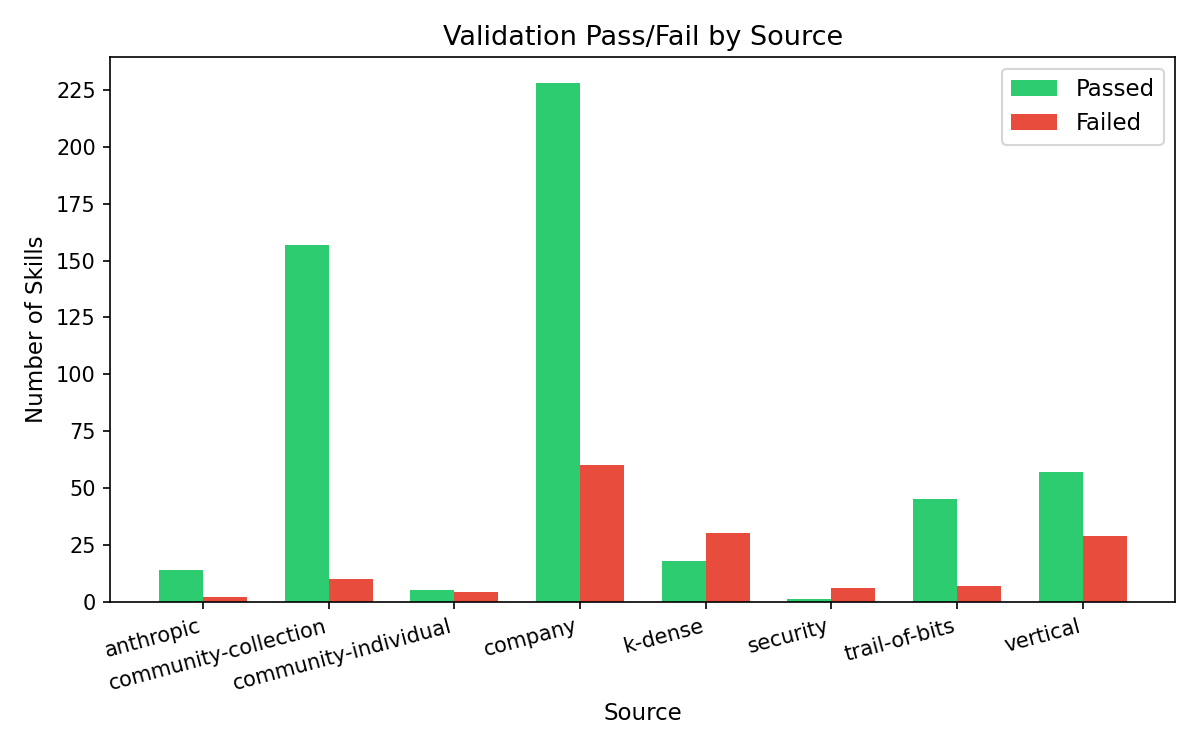
#> input picture paper/figures/pass_fail_by_source.png, 1200 x 750 px
$ python generate_og_image.py
#> lines starting #> are read from the running program, lines starting #| are printed output that depends on the picture
"""Generate OG image (1200x630) with chart and title overlay."""
from PIL import Image, ImageDraw, ImageFont
import os

SCRIPT_DIR = os.path.dirname(os.path.abspath(__file__))
CHART_PATH = os.path.join(SCRIPT_DIR, "..", "paper", "figures", "pass_fail_by_source.png")
OUTPUT_PATH = os.path.join(SCRIPT_DIR, "og-image.png")

WIDTH, HEIGHT = 1200, 630
BG_COLOR = (15, 23, 42)  # dark slate
ACCENT = (59, 130, 246)  # blue
TEXT_COLOR = (255, 255, 255)
SUBTEXT_COLOR = (148, 163, 184)  # slate-400

img = Image.new("RGB", (WIDTH, HEIGHT), BG_COLOR)
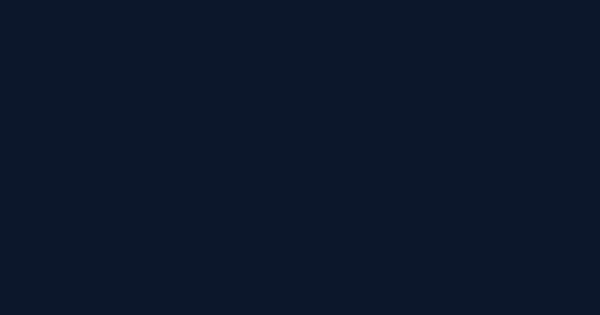
#> img: PIL image 1200x630 RGB (shown at 1/2 size); mean R, G, B 15, 23, 42
draw = ImageDraw.Draw(img)

# Load chart and place on right side
chart = Image.open(CHART_PATH)
#> chart is the input picture: PIL image 1200x750 RGBA; mean R, G, B, A 237.8, 244.4, 238.8, 255
# Scale chart to fit right portion (roughly 55% of width, with padding)
chart_area_w = 640
chart_area_h = 480
chart.thumbnail((chart_area_w, chart_area_h), Image.LANCZOS)
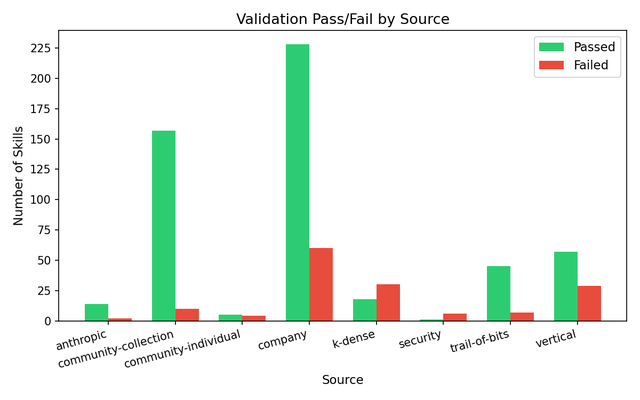
#> chart: PIL image 640x400 RGBA; mean R, G, B, A 237.4, 244.1, 238.4, 255
# Center chart in right half
chart_x = WIDTH - chart.width - 40
chart_y = (HEIGHT - chart.height) // 2
# Add white background behind chart for readability
chart_bg = Image.new("RGB", (chart.width + 20, chart.height + 20), (255, 255, 255))
#> chart_bg: PIL image 660x420 RGB; every value is 255
img.paste(chart_bg, (chart_x - 10, chart_y - 10))
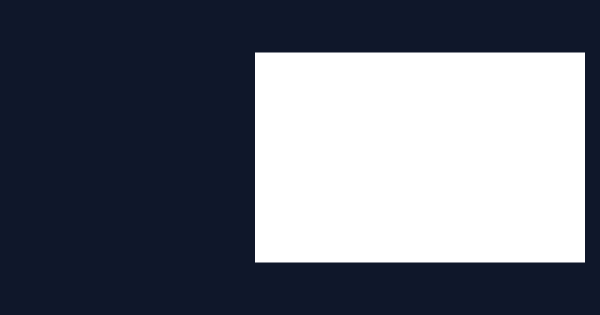
#> img: PIL image 1200x630 RGB (shown at 1/2 size); mean R, G, B 103, 108.1, 120.1
img.paste(chart, (chart_x, chart_y))
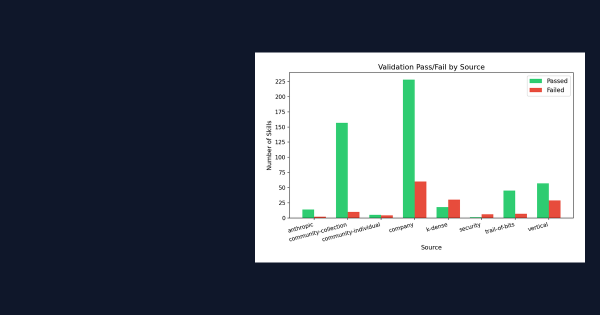
#> img: PIL image 1200x630 RGB (shown at 1/2 size); mean R, G, B 97, 104.4, 114.5

# Text on left side
left_margin = 50
max_text_width = 480

# Try to load a good font, fall back to default
def load_font(size, bold=False):
    # Try common macOS system fonts
#> called with size = 36, bold = True
    candidates = [
        "/System/Library/Fonts/SFPro-Bold.otf" if bold else "/System/Library/Fonts/SFPro-Regular.otf",
        "/System/Library/Fonts/Supplemental/Arial Bold.ttf" if bold else "/System/Library/Fonts/Supplemental/Arial.ttf",
        "/System/Library/Fonts/Helvetica.ttc",
    ]
    for path in candidates:
        if os.path.exists(path):
            try:
                return ImageFont.truetype(path, size)
            except Exception:
                continue
    return ImageFont.load_default()

font_title = load_font(36, bold=True)
font_subtitle = load_font(18)
font_stats = load_font(44, bold=True)
font_stat_label = load_font(16)

# Title
draw.text((left_margin, 40), "Agent Skill", fill=TEXT_COLOR, font=font_title)
draw.text((left_margin, 82), "Analysis", fill=TEXT_COLOR, font=font_title)

# Subtitle
draw.text((left_margin, 135), "673 skills from 41 repositories", fill=SUBTEXT_COLOR, font=font_subtitle)

# Accent line
draw.rectangle([left_margin, 170, left_margin + 60, 174], fill=ACCENT)

# Key stats
stats = [
    ("22%", "fail validation"),
    ("52%", "token waste"),
    ("3.12", "mean novelty (of 5)"),
]

y = 200
for value, label in stats:
    draw.text((left_margin, y), value, fill=ACCENT, font=font_stats)
    # Get width of value text to place label next to it
    bbox = draw.textbbox((0, 0), value, font=font_stats)
    val_width = bbox[2] - bbox[0]
    draw.text((left_margin + val_width + 12, y + 16), label, fill=SUBTEXT_COLOR, font=font_stat_label)
    y += 65
#> this loop made 3 passes
#> (bbox, val_width) on passes 1 to 3: ((0, 2, 19, 10), 19), ((0, 2, 19, 10), 19), ((0, 2, 20, 10), 20)
#> after the loop, y = 395

# Bottom tagline
draw.text((left_margin, HEIGHT - 60), "agentskillreport.com", fill=SUBTEXT_COLOR, font=font_subtitle)

# Subtle border
draw.rectangle([0, 0, WIDTH - 1, HEIGHT - 1], outline=(30, 41, 59), width=1)

img.save(OUTPUT_PATH, "PNG", optimize=True)
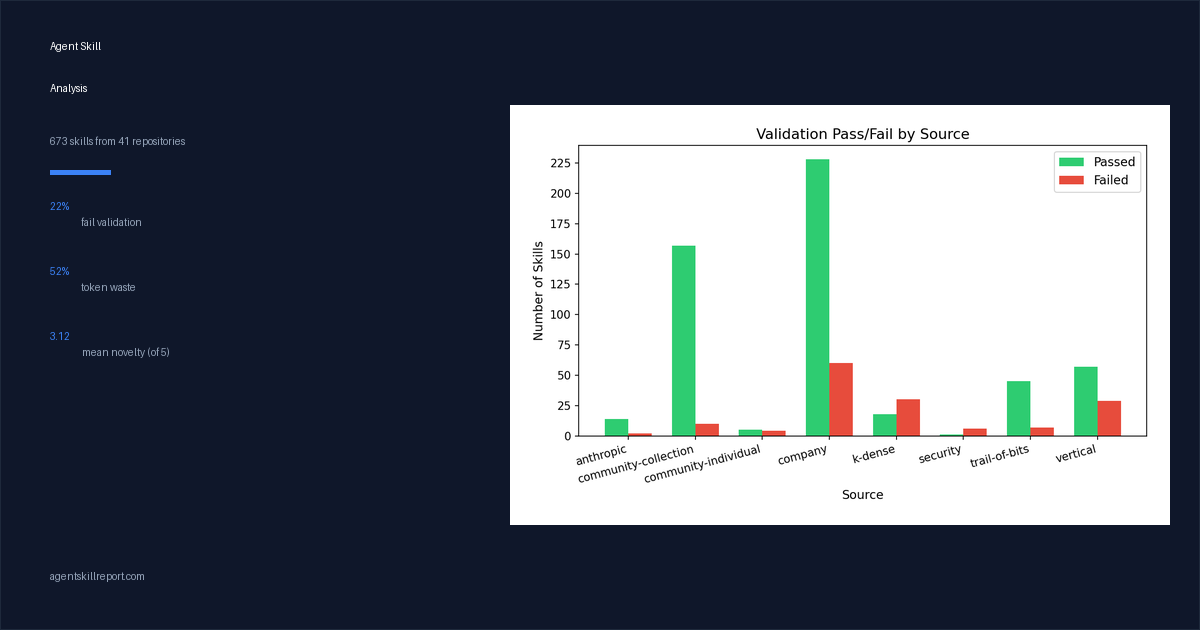
#> saved as og-image.png: PIL image 1200x630 RGB; mean R, G, B 97.4, 104.8, 114.9
print(f"Saved {OUTPUT_PATH} ({WIDTH}x{HEIGHT})")

$ run again, with paper/figures/behavioral_context_mitigation.png copied over paper/figures/pass_fail_by_source.png
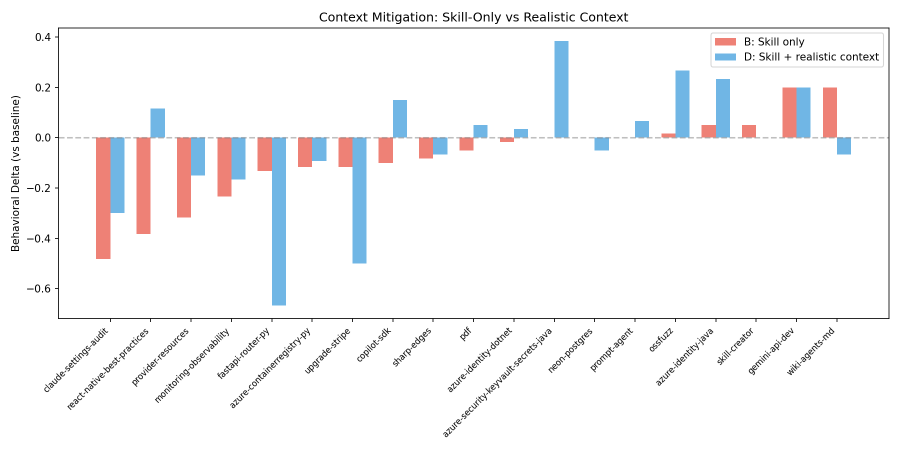
#> input picture paper/figures/behavioral_context_mitigation.png, 1800 x 900 px (shown at 1/2 size)
#> chart is the input picture: PIL image 1800x900 RGBA; mean R, G, B, A 246, 245.7, 246.9, 255
#> chart: PIL image 640x320 RGBA
#> chart_bg: PIL image 660x340 RGB; every value is 255
#> `img.paste(chart, (chart_x, chart_y))`:
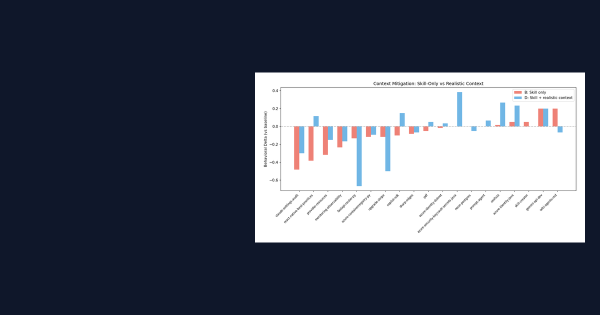
#> img: PIL image 1200x630 RGB (shown at 1/2 size); mean R, G, B 83.7, 89.2, 102.9
#> the loop `for value, label in stats:` made 3 passes
#> (bbox, val_width) on passes 1 to 3: ((0, 2, 19, 10), 19), ((0, 2, 19, 10), 19), ((0, 2, 20, 10), 20)
#> after the loop `for value, label in stats:`: y = 395
#> `img.save(OUTPUT_PATH, "PNG", optimize=True)`:
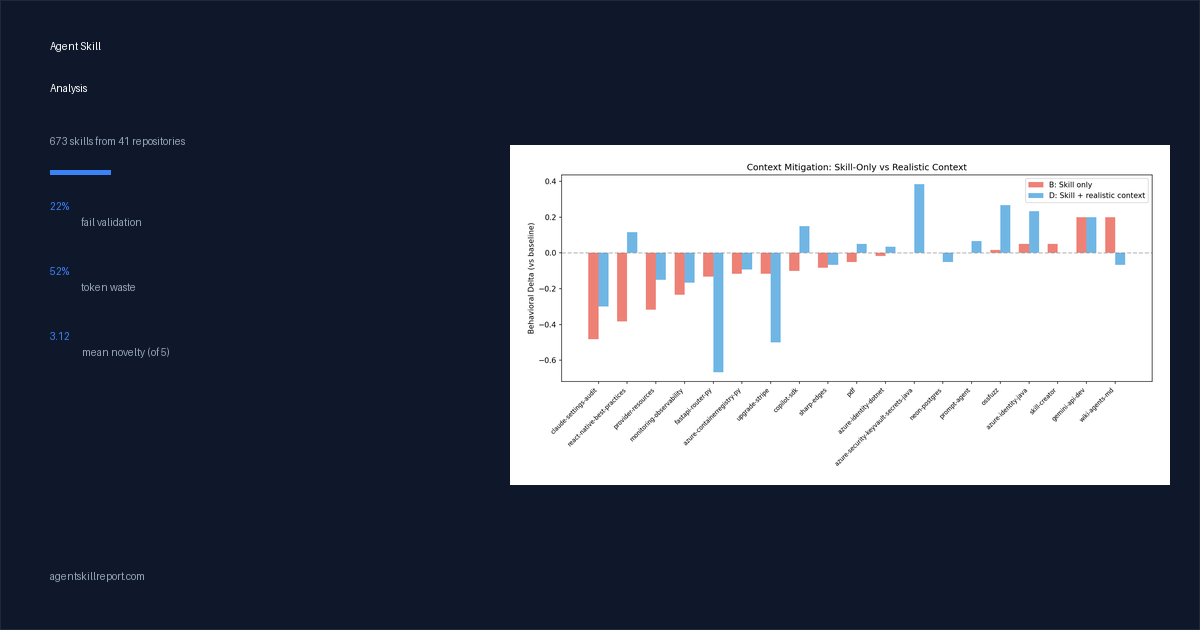
#> saved as og-image.png: PIL image 1200x630 RGB; mean R, G, B 84, 89.6, 103.4
